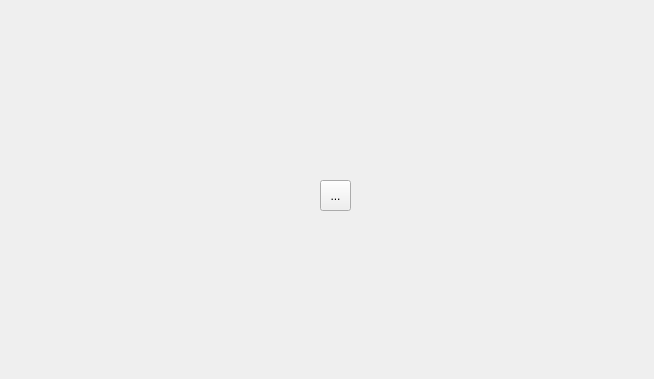
<?xml version="1.0" encoding="UTF-8"?>
<ui version="4.0">
 <class>Form</class>
 <widget class="QWidget" name="Form">
  <property name="geometry">
   <rect>
    <x>0</x>
    <y>0</y>
    <width>654</width>
    <height>379</height>
   </rect>
  </property>
  <property name="windowTitle">
   <string>Form</string>
  </property>
  <widget class="QToolButton" name="toolButton">
   <property name="geometry">
    <rect>
     <x>320</x>
     <y>180</y>
     <width>31</width>
     <height>31</height>
    </rect>
   </property>
   <property name="text">
    <string>...</string>
   </property>
   <property name="icon">
    <iconset resource="resources.qrc">
     <normaloff>:/mainwindow/xmark.svg</normaloff>:/mainwindow/xmark.svg</iconset>
   </property>
  </widget>
 </widget>
 <resources>
  <include location="resources.qrc"/>
 </resources>
 <connections/>
</ui>
